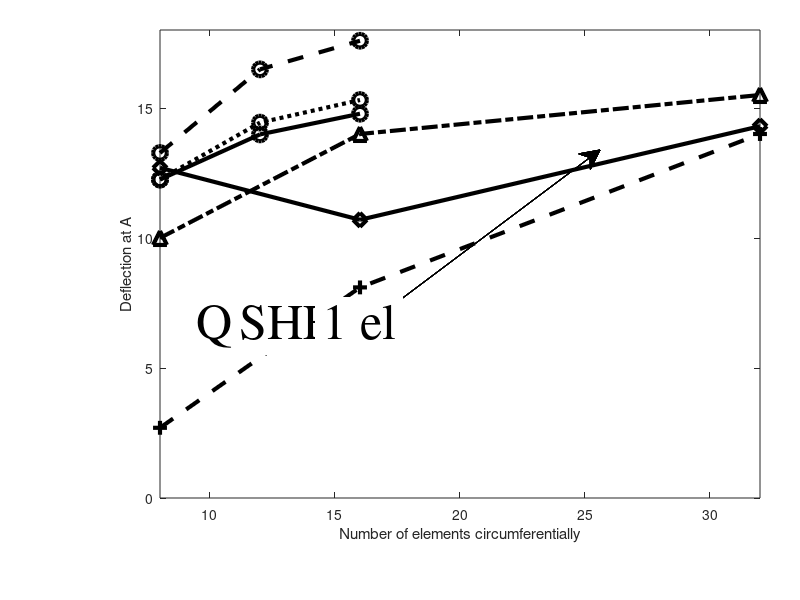

The MATLAB script that drew this image: (Note: this script raises an error after producing the figure.)
function plot_Cook_3D_strain_abaqus
font='Times';
Legends = {};
Data = {};
Description = {};
convutip=6.932;
convutip=6.9083;% for 128x128 mesh

function s=n2style(d)
switch d
    case 'SHELL'
        s='k^-.';
    case 'Q1SP'
        s='kd-';
    case 'Q1M/E12'
        s='k+--';
    case '1 el'
        s='ko--';
    case '2 el'
        s='ko:';
    case '4 el'
        s='ko-';
    otherwise
        s=name_to_style(d);
end
end

Data{end+1}=[
  8  16  32
  -12.7 -10.7 -14.3

];'';Description{end+1} ='Q1SP';
Data{end+1}=[
  8  16  32
  -2.7 -8.1 -14.

];'';Description{end+1} ='Q1M/E12';

Data{end+1}=[
  8  16  32
  -10 -14 -15.5

];'';Description{end+1} ='SHELL';

%    0    2.1250    4.2500    6.3750    8.5000
%   0   -2.9497   -7.2015  -11.3577  -15.2371
%  0   -2.6041   -6.0674   -9.5259  -12.2170
Data{end+1}=[
8 12 16 
  -12.2497 -13.9851 -14.78
];'';Description{end+1} ='4 el';
Data{end+1}=[
 8 12 16 
 -12.25 -14.4375 -15.3068
];'';Description{end+1} ='2 el';

% 1 el / thickness
Data{end+1}=[
  8 12 16.0000 
  -13.27 -16.486 -17.587
];'';Description{end+1} ='1 el';

figure('Position',[100,100,640,700]);
for j=1:(length(Data))
    data=Data{j};
    n=data(1,:); uz=-data(2,:);
    %     [xestim, beta, c, residual] = richextrapol(se([1,2,3]),h([1,2,3]));
    %         loglog(n,abs((uz-convutip)/convutip),name_to_style(Description{j}),'lineWIDTH', 3, 'markersize',10); hold on;
    plot(n,uz,n2style(Description{j}),'lineWIDTH', 3, 'markersize',10); hold on;
    annotation('textarrow', [0.5,  0.75], [0.5,  0.75], 'string',Description{j},'TextBackground','w','color','k','fontname','times','fontsize',36)
end
%
set(gca,'XLim', [8, 32]);
set(gca,'YLim', [0.0, 18]);
xlabel ('Number of elements circumferentially')
% ylabel ('Est. True Error of Deflection')
ylabel ('Deflection at A')
% legend(Description,'Location','Southeast')
set(gca,'Position',[0.2 0.17 0.75 0.78]);
options.FontSize=30;
set_pub_defaults(gcf,options);
set(gca,'lineWIDTH', 2)
hold on; grid on; figure (gcf);
% % title( ['Fiber reinforced cantilever, iso'])
% % saveas(gcf,[mfilename '.png']);
% % saveas(gcf,[mfilename '.fig']);
% %  saveas(gcf,[mfilename '.eps']);
% %  close  all


%
% figure('Position',[100,100,640,700]);
% for j=1:(length(Data))
%     data=Data{j};
%     n=44./data(1,:); uz=data(2,:);
%     %     [xestim, beta, c, residual] = richextrapol(se([1,2,3]),h([1,2,3]));
%             loglog(n,abs((uz-convutip)/convutip),n2style(Description{j}),'lineWIDTH', 3, 'markersize',10); hold on;
%             %     plot(n,uz,name_to_style(Description{j}),'lineWIDTH', 3, 'markersize',10); hold on;
%     annotation('textarrow', [0.5,  0.75], [0.5,  0.75], 'string',Description{j},'TextBackground','w','color','k','fontname','times','fontsize',36)
% end
%
% % set(gca,'XLim', [100, 1000]);
% % set(gca,'YLim', [0.001, 1.0]);
% xlabel ('Number of elements per side')
% ylabel ('Est. True Error of Deflection')
% % ylabel ('Deflection')
% % legend(Description,'Location','Southeast')
% set(gca,'Position',[0.2 0.17 0.75 0.78]);
% options.FontSize=30;
% set_pub_defaults(gcf,options);
% set_decades_on_axis (gca)
% hold on; grid on; figure (gcf);
% % title( ['Fiber reinforced cantilever, iso'])
% % saveas(gcf,[mfilename '.png']);
% % saveas(gcf,[mfilename '.fig']);
% %  saveas(gcf,[mfilename '.eps']);
% %  close  allend
% end

end